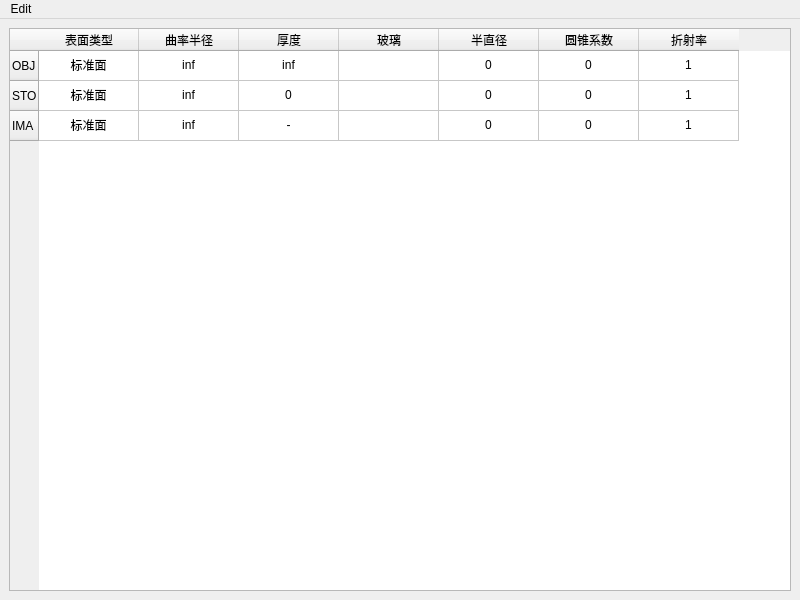
<?xml version="1.0" encoding="UTF-8"?>
<ui version="4.0">
 <class>LensDataEditor</class>
 <widget class="QMainWindow" name="LensDataEditor">
  <property name="geometry">
   <rect>
    <x>0</x>
    <y>0</y>
    <width>800</width>
    <height>600</height>
   </rect>
  </property>
  <property name="sizePolicy">
   <sizepolicy hsizetype="Expanding" vsizetype="Expanding">
    <horstretch>0</horstretch>
    <verstretch>0</verstretch>
   </sizepolicy>
  </property>
  <property name="windowTitle">
   <string>表面编辑</string>
  </property>
  <property name="accessibleName">
   <string/>
  </property>
  <widget class="QWidget" name="centralwidget">
   <layout class="QVBoxLayout" name="verticalLayout">
    <item>
     <widget class="QTableWidget" name="tableWidget">
      <property name="gridStyle">
       <enum>Qt::SolidLine</enum>
      </property>
      <attribute name="horizontalHeaderCascadingSectionResizes">
       <bool>true</bool>
      </attribute>
      <attribute name="verticalHeaderCascadingSectionResizes">
       <bool>true</bool>
      </attribute>
      <attribute name="verticalHeaderStretchLastSection">
       <bool>false</bool>
      </attribute>
      <row>
       <property name="text">
        <string>OBJ</string>
       </property>
      </row>
      <row>
       <property name="text">
        <string>STO</string>
       </property>
      </row>
      <row>
       <property name="text">
        <string>IMA</string>
       </property>
      </row>
      <column>
       <property name="text">
        <string>表面类型</string>
       </property>
      </column>
      <column>
       <property name="text">
        <string>曲率半径</string>
       </property>
      </column>
      <column>
       <property name="text">
        <string>厚度</string>
       </property>
      </column>
      <column>
       <property name="text">
        <string>玻璃</string>
       </property>
      </column>
      <column>
       <property name="text">
        <string>半直径</string>
       </property>
      </column>
      <column>
       <property name="text">
        <string>圆锥系数</string>
       </property>
      </column>
      <column>
       <property name="text">
        <string>折射率</string>
       </property>
      </column>
      <item row="0" column="0">
       <property name="text">
        <string>标准面</string>
       </property>
       <property name="textAlignment">
        <set>AlignCenter</set>
       </property>
       <property name="flags">
        <set>ItemIsSelectable|ItemIsDragEnabled|ItemIsDropEnabled|ItemIsUserCheckable|ItemIsEnabled</set>
       </property>
      </item>
      <item row="0" column="1">
       <property name="text">
        <string>inf</string>
       </property>
       <property name="textAlignment">
        <set>AlignCenter</set>
       </property>
      </item>
      <item row="0" column="2">
       <property name="text">
        <string>inf</string>
       </property>
       <property name="textAlignment">
        <set>AlignCenter</set>
       </property>
      </item>
      <item row="0" column="3">
       <property name="textAlignment">
        <set>AlignCenter</set>
       </property>
      </item>
      <item row="0" column="4">
       <property name="text">
        <string>0</string>
       </property>
       <property name="textAlignment">
        <set>AlignCenter</set>
       </property>
      </item>
      <item row="0" column="5">
       <property name="text">
        <string>0</string>
       </property>
       <property name="textAlignment">
        <set>AlignCenter</set>
       </property>
      </item>
      <item row="0" column="6">
       <property name="text">
        <string>1</string>
       </property>
       <property name="textAlignment">
        <set>AlignCenter</set>
       </property>
       <property name="flags">
        <set>ItemIsSelectable|ItemIsDragEnabled|ItemIsDropEnabled|ItemIsUserCheckable|ItemIsEnabled</set>
       </property>
      </item>
      <item row="1" column="0">
       <property name="text">
        <string>标准面</string>
       </property>
       <property name="textAlignment">
        <set>AlignCenter</set>
       </property>
       <property name="flags">
        <set>ItemIsSelectable|ItemIsDragEnabled|ItemIsDropEnabled|ItemIsUserCheckable|ItemIsEnabled</set>
       </property>
      </item>
      <item row="1" column="1">
       <property name="text">
        <string>inf</string>
       </property>
       <property name="textAlignment">
        <set>AlignCenter</set>
       </property>
      </item>
      <item row="1" column="2">
       <property name="text">
        <string>0</string>
       </property>
       <property name="textAlignment">
        <set>AlignCenter</set>
       </property>
      </item>
      <item row="1" column="3">
       <property name="textAlignment">
        <set>AlignCenter</set>
       </property>
      </item>
      <item row="1" column="4">
       <property name="text">
        <string>0</string>
       </property>
       <property name="textAlignment">
        <set>AlignCenter</set>
       </property>
      </item>
      <item row="1" column="5">
       <property name="text">
        <string>0</string>
       </property>
       <property name="textAlignment">
        <set>AlignCenter</set>
       </property>
      </item>
      <item row="1" column="6">
       <property name="text">
        <string>1</string>
       </property>
       <property name="textAlignment">
        <set>AlignCenter</set>
       </property>
       <property name="flags">
        <set>ItemIsSelectable|ItemIsDragEnabled|ItemIsDropEnabled|ItemIsUserCheckable|ItemIsEnabled</set>
       </property>
      </item>
      <item row="2" column="0">
       <property name="text">
        <string>标准面</string>
       </property>
       <property name="textAlignment">
        <set>AlignCenter</set>
       </property>
       <property name="flags">
        <set>ItemIsSelectable|ItemIsDragEnabled|ItemIsDropEnabled|ItemIsUserCheckable|ItemIsEnabled</set>
       </property>
      </item>
      <item row="2" column="1">
       <property name="text">
        <string>inf</string>
       </property>
       <property name="textAlignment">
        <set>AlignCenter</set>
       </property>
      </item>
      <item row="2" column="2">
       <property name="text">
        <string>-</string>
       </property>
       <property name="textAlignment">
        <set>AlignCenter</set>
       </property>
      </item>
      <item row="2" column="3">
       <property name="textAlignment">
        <set>AlignCenter</set>
       </property>
      </item>
      <item row="2" column="4">
       <property name="text">
        <string>0</string>
       </property>
       <property name="textAlignment">
        <set>AlignCenter</set>
       </property>
      </item>
      <item row="2" column="5">
       <property name="text">
        <string>0</string>
       </property>
       <property name="textAlignment">
        <set>AlignCenter</set>
       </property>
      </item>
      <item row="2" column="6">
       <property name="text">
        <string>1</string>
       </property>
       <property name="textAlignment">
        <set>AlignCenter</set>
       </property>
       <property name="flags">
        <set>ItemIsSelectable|ItemIsDragEnabled|ItemIsDropEnabled|ItemIsUserCheckable|ItemIsEnabled</set>
       </property>
      </item>
     </widget>
    </item>
   </layout>
  </widget>
  <widget class="QMenuBar" name="menubar">
   <property name="geometry">
    <rect>
     <x>0</x>
     <y>0</y>
     <width>800</width>
     <height>21</height>
    </rect>
   </property>
   <widget class="QMenu" name="menuEdit">
    <property name="title">
     <string>Edit</string>
    </property>
    <addaction name="actionSurface"/>
    <addaction name="actionInsert_Surface"/>
    <addaction name="actionDelete_Surface"/>
    <addaction name="actionInsert_After"/>
   </widget>
   <addaction name="menuEdit"/>
  </widget>
  <action name="actionSurface">
   <property name="text">
    <string>Surface Type</string>
   </property>
  </action>
  <action name="actionInsert_Surface">
   <property name="text">
    <string>Insert Surface</string>
   </property>
   <property name="shortcut">
    <string>Ctrl+I</string>
   </property>
  </action>
  <action name="actionDelete_Surface">
   <property name="text">
    <string>Delete Surface</string>
   </property>
   <property name="shortcut">
    <string>Del</string>
   </property>
  </action>
  <action name="actionInsert_After">
   <property name="text">
    <string>Insert After</string>
   </property>
  </action>
 </widget>
 <resources/>
 <connections/>
</ui>
